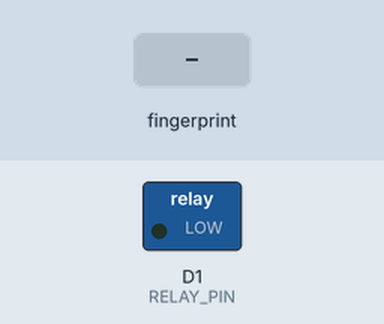
A sketch run on a simulated ESP8266 (NodeMCU). On the bench: switched loads named in the sketch (green lamp = pin HIGH). The test bench sets the inputs (shaded band). WiFi joins after 1.5 s; servers stay silent unless stated; web services answer with replies made up by the test bench; what the sketch prints to the serial monitor is not drawn.

Above: at 3.7 s.
3.8 s: finger stored as number 1 placed on the sensor
At 4.4 s:
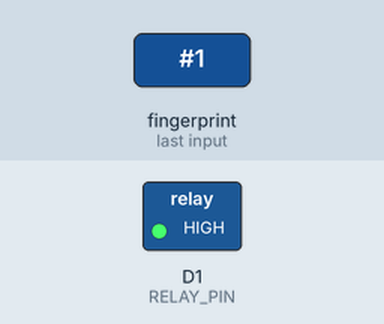
Timing chart, 0 to 10.6 s (numbered marks = the images above; inputs shaded):
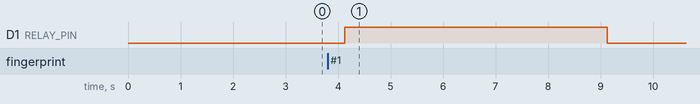

Measured:
- after the input at 3.8 s, D1 (RELAY_PIN): LOW → HIGH after 0.33 s, → LOW 5.0 s later

The sketch:

sketch_jul19d.ino
```cpp
#include <ESP8266WiFi.h>
#include <ESP8266HTTPClient.h>
#include <SoftwareSerial.h>
#include <Adafruit_Fingerprint.h>

// WiFi
const char* ssid = "4G-UFI-599F";
const char* password = "1234567890";

// Telegram
const String TELEGRAM_TOKEN = "7450797409:AAFEdHPmihPcHpgV0CEbKOs00luVk8Wt2ug";
const String CHAT_ID = "-4855310547";

// Battery config
const float VREF = 1.0;
const float MAX_BATT = 4.2;
const float MIN_BATT = 3.3;
const float FACTOR = 4.9;
const int BATTERY_CHECK_INTERVAL = 3600000; // 1 hr
unsigned long lastBatteryCheck = 0;

// Relay
const int RELAY_PIN = 5; // D1

// Fingerprint sensor
SoftwareSerial mySerial(D7, D8); // RX=D4(GPIO2), TX=D3(GPIO0)
Adafruit_Fingerprint finger = Adafruit_Fingerprint(&mySerial);

void setup() {
  Serial.begin(115200);
  mySerial.begin(57600);

  WiFi.begin(ssid, password);
  Serial.print("🔌 Connecting to WiFi");
  while (WiFi.status() != WL_CONNECTED) {
    delay(500); Serial.print(".");
  }
  Serial.println("\n✅ WiFi Connected");

  pinMode(RELAY_PIN, OUTPUT);
  digitalWrite(RELAY_PIN, LOW);

  finger.begin(57600);
  if (finger.verifyPassword()) {
    Serial.println("✅ Fingerprint sensor ready");
  } else {
    Serial.println("❌ Fingerprint sensor not found");
    while (true) delay(1000);
  }
}

void loop() {
  checkBattery();

  int result = finger.getImage();
  if (result != FINGERPRINT_OK) return;

  result = finger.image2Tz();
  if (result != FINGERPRINT_OK) return;

  result = finger.fingerSearch();
  if (result == FINGERPRINT_OK) {
    Serial.printf("🔓 Access Granted [ID %d]\n", finger.fingerID);
    unlockRelay();
    sendTelegram("✅ ปลดล็อคสำเร็จ\n🧠 ลายนิ้วมือ ID: " + String(finger.fingerID));
  } else {
    Serial.println("🚨 Unknown fingerprint!");
    sendTelegram("🚨 พบลายนิ้วมือไม่รู้จัก!\n❗ มีความพยายามเข้าระบบ");
  }

  delay(2000); // หน่วงก่อน loop ใหม่
}

void unlockRelay() {
  digitalWrite(RELAY_PIN, HIGH);
  delay(5000); // ปลดล็อค 5 วินาที
  digitalWrite(RELAY_PIN, LOW);
  Serial.println("🔐 Lock restored");
}

void checkBattery() {
  if (millis() - lastBatteryCheck >= BATTERY_CHECK_INTERVAL) {
    float raw = analogRead(A0);
    float vout = raw * (VREF / 1023.0);
    float vbatt = vout * FACTOR;
    vbatt = constrain(vbatt, 3.0, 4.3);
    int percent = map(vbatt * 100, MIN_BATT * 100, MAX_BATT * 100, 0, 100);
    percent = constrain(percent, 0, 100);
    Serial.printf("🔋 Battery: %.2f V (%d%%)\n", vbatt, percent);

    if (percent <= 20) {
      sendTelegram("⚠️ แบตเตอรี่อ่อน\n🔋 " + String(vbatt, 2) + "V (" + String(percent) + "%)");
    }

    lastBatteryCheck = millis();
  }
}

void sendTelegram(String message) {
  if (WiFi.status() != WL_CONNECTED) return;

  WiFiClientSecure client;
  client.setInsecure();

  HTTPClient https;
  String url = "https://api.telegram.org/bot" + TELEGRAM_TOKEN + "/sendMessage";
  https.begin(client, url);
  https.addHeader("Content-Type", "application/x-www-form-urlencoded");

  String data = "chat_id=" + CHAT_ID + "&text=" + message;
  int httpCode = https.POST(data);
  Serial.printf("📨 Telegram Status: %d\n", httpCode);
  https.end();
}
```
